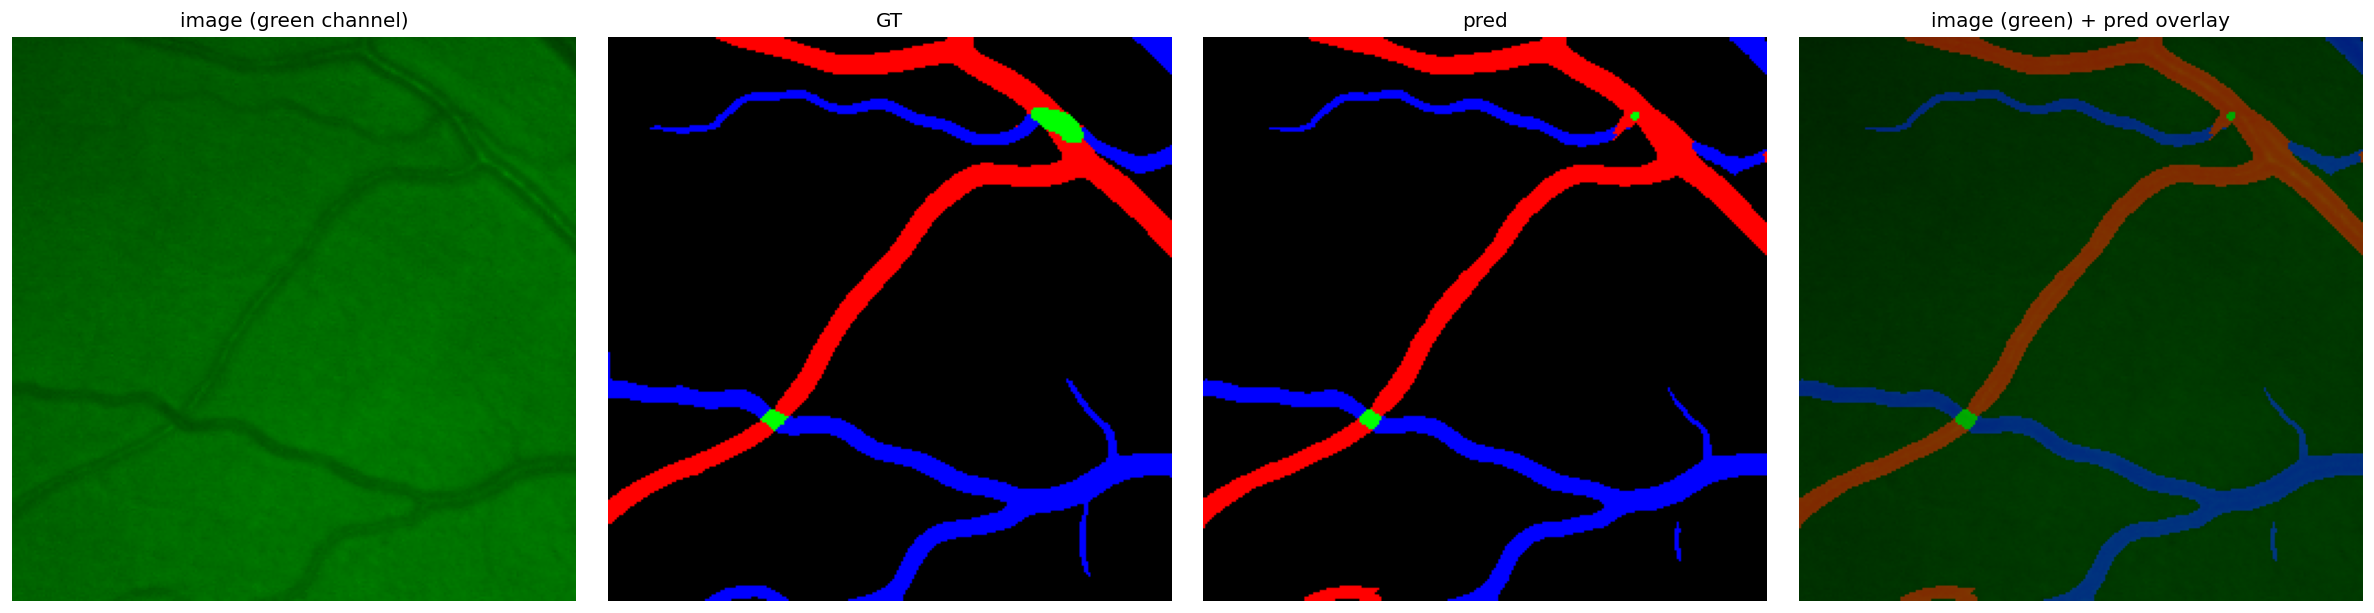

Reproduce this figure in Python.
# viz_one_patch.py
from pathlib import Path

import numpy as np
import torch
import matplotlib.pyplot as plt
from PIL import Image

import common.settings_patches as settings
from UNETPP_WCD.model import ImprovedUNetPlusPlus


# ---------- ПАРАМЕТРЫ ----------
PATCH_STEM = "001_G_y256_x512"   # <-- подставь свой
FOLD = 1
MEAN = (0.485, 0.456, 0.406)   # как в train_extra_transforms
STD  = (0.229, 0.224, 0.225)
# --------------------------------


PATCH_IMG = settings.DATASET_IMG_DIR  / f"{PATCH_STEM}.png"
PATCH_MSK = settings.DATASET_MASK_DIR / f"{PATCH_STEM}.png"


# ---------- Утилиты ----------
def rgb_to_labels(mask_rgb, color_map):
    h, w, _ = mask_rgb.shape
    out = np.zeros((h, w), dtype=np.uint8)
    for cls, color in color_map.items():
        out[np.all(mask_rgb == np.array(color, dtype=mask_rgb.dtype), axis=-1)] = cls
    return out


def idx_to_rgb(idx, color_map):
    out = np.zeros((*idx.shape, 3), dtype=np.uint8)
    for cls, color in color_map.items():
        out[idx == cls] = color
    return out


def to_green_canvas(img_rgb):
    """
    RGB (H,W,3) uint8 -> 'зелёное' изображение (H,W,3) uint8.
    Оставляем только зелёный канал, красный и синий = 0.
    """
    gray = img_rgb.mean(axis=2).astype(np.uint8)   # яркость
    out = np.zeros_like(img_rgb)
    out[..., 1] = gray                              # G-канал
    return out


def normalize_for_model(img_rgb, mean, std):
    """(H,W,3) uint8 -> (1,3,H,W) float32, нормализовано как в обучении."""
    x = img_rgb.astype(np.float32) / 255.0
    x = (x - np.array(mean, dtype=np.float32)) / np.array(std, dtype=np.float32)
    t = torch.from_numpy(x).permute(2, 0, 1).unsqueeze(0).float()
    return t


# ---------- Загрузка ----------
img = np.array(Image.open(PATCH_IMG).convert("RGB"))
msk_rgb = np.array(Image.open(PATCH_MSK).convert("RGB"))
gt_idx = rgb_to_labels(msk_rgb, settings.COLOR_MAP)

# Зелёное изображение для визуализации
img_green = to_green_canvas(img)

# Тензор для модели — нормализованный RGB (в зелёный канал НЕ переводим!)
# ВАЖНО: модель обучалась на полном RGB. Для визуализации зеленеем,
# для инференса — нет.
tensor = normalize_for_model(img, MEAN, STD)

# ---------- Модель ----------
model = ImprovedUNetPlusPlus()
model.load(ImprovedUNetPlusPlus.get_model_save_path(FOLD))

preds = model.predict(tensor)            # (1,H,W) CPU
if preds.dim() == 4:
    preds = preds.argmax(dim=1)
pred_idx = preds.squeeze(0).cpu().numpy().astype(np.uint8)

pred_rgb = idx_to_rgb(pred_idx, settings.COLOR_MAP)
gt_rgb_show = idx_to_rgb(gt_idx, settings.COLOR_MAP)

# ---------- Визуализация ----------
fig, axes = plt.subplots(1, 4, figsize=(20, 5))

axes[0].imshow(img_green);     axes[0].set_title("image (green channel)")
axes[1].imshow(gt_rgb_show);   axes[1].set_title("GT")
axes[2].imshow(pred_rgb);      axes[2].set_title("pred")

# Наложение: зелёный фон + цветная маска предсказания полупрозрачно
axes[3].imshow(img_green)
axes[3].imshow(pred_rgb, alpha=0.5)
axes[3].set_title("image (green) + pred overlay")

for ax in axes:
    ax.axis("off")
plt.tight_layout()
plt.savefig("viz_one_patch.png", dpi=120, bbox_inches="tight")
plt.show()

# ---------- Dice ----------
def dice_per_class(pred, gt, num_classes):
    res = {}
    for c in range(num_classes):
        p = (pred == c)
        g = (gt == c)
        inter = (p & g).sum()
        denom = p.sum() + g.sum()
        res[settings.CLASS_NAMES.get(c, f"class_{c}")] = (
            2 * inter / denom if denom > 0 else float("nan")
        )
    return res

print("Dice по классам:")
for k, v in dice_per_class(pred_idx, gt_idx, settings.NUM_CLASSES).items():
    print(f"  {k:12s}: {v:.4f}")
